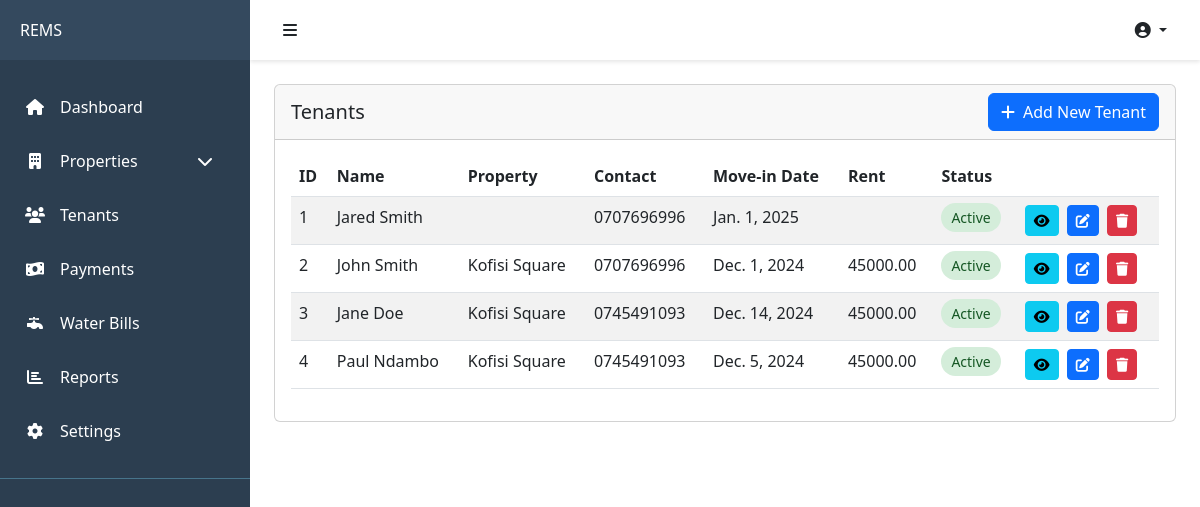
The page /tenants/ on the database its author committed.
### apps/tenants/models.py (models this page shows, shortened)
class Tenant(AbstractBaseModel):
    user = models.OneToOneField('users.User', on_delete=models.CASCADE)
    lease_date = models.DateField(null=True)
    move_in_date = models.DateField(null=True)
    status = models.CharField(max_length=255, default='Active')
    occupation = models.CharField(max_length=255, null=True, blank=True)
    lease_duration = models.CharField(max_length=255, null=True, blank=True)
    renews_every = models.CharField(max_length=255, null=True, blank=True)
    def unit(self):
        return PropertyUnit.objects.filter(tenant=self).first()

### apps/users/models.py (models this page shows, shortened)
class User(AbstractUser, AbstractBaseModel):
    role = models.CharField(max_length=255, default='Landlord')
    phone = models.CharField(max_length=255, blank=True, null=True)
    address = models.TextField(blank=True, null=True)
    city = models.CharField(max_length=255, blank=True, null=True)
    state = models.CharField(max_length=255, blank=True, null=True)
    zip_code = models.CharField(max_length=255, blank=True, null=True)
    country = models.CharField(max_length=255, blank=True, null=True)
    avatar = models.ImageField(upload_to='avatars/', blank=True, null=True)
    gender = models.CharField(max_length=255, blank=True, null=True)
    id_number = models.CharField(max_length=255, null=True, blank=True)
    def name(self):
        return f'{self.first_name} {self.last_name}'

### apps/properties/models.py (models this page shows, shortened)
class PropertyUnit(AbstractBaseModel):
    property = models.ForeignKey(Property, on_delete=models.CASCADE, related_name="propertyunits")
    name = models.CharField(max_length=255)
    rent = models.DecimalField(max_digits=10, decimal_places=2, default=0.00)
    is_occupied = models.BooleanField(default=False)
    floor = models.CharField(max_length=255, null=True, blank=True, default="1") #models.PositiveIntegerField(default=1)
    unit_type = models.CharField(max_length=255, null=True, blank=True)
    tenant = models.ForeignKey('tenants.Tenant', on_delete=models.SET_NULL, null=True, blank=True)
    status = models.CharField(max_length=255, null=True, blank=True)
    size = models.FloatField(default=0)

class Property(AbstractBaseModel):
    owner = models.ForeignKey('users.User', on_delete=models.CASCADE)
    name = models.CharField(max_length=255)
    phone_number = models.CharField(max_length=255, null=True, blank=True)
    description = models.TextField()
    address = models.CharField(max_length=255)
    city = models.CharField(max_length=255)
    country = models.CharField(max_length=255)
    units = models.PositiveIntegerField()
    def __str__(self):
        return self.name

### apps/tenants/views.py (the view)
# urls.py: path("tenants/", include("apps.tenants.urls")),
def tenants(request):
    tenants = Tenant.objects.all().order_by('-created_at')
    units = PropertyUnit.objects.filter(is_occupied=False)
    context = {
        'tenants': tenants,
        'units': units,
        'lease_durations': LEASE_DURATIONS
    }
    return render(request, 'tenants/tenants.html', context)

### templates/tenants/tenants.html (shortened to what this page needs)
{% extends "base.html" %}
    {% block additional_styles %}
    <link href="https://cdnjs.cloudflare.com/ajax/libs/font-awesome/6.0.0/css/all.min.css" rel="stylesheet">
    <link href="https://cdnjs.cloudflare.com/ajax/libs/bootstrap/5.3.0/css/bootstrap.min.css" rel="stylesheet">
    <link href="https://cdn.datatables.net/1.11.5/css/dataTables.bootstrap5.min.css" rel="stylesheet">
{% endblock additional_styles %}
{% block content %}
<div class="card">
    <div class="card-header">
        <div class="d-flex justify-content-between align-items-center">
            <h5 class="mb-0">Tenants</h5>
            <button class="btn btn-primary" data-bs-toggle="modal" data-bs-target="#newTenantModal">
                <i class="fas fa-plus me-2"></i>Add New Tenant
            </button>
        </div>
    </div>
    <div class="card-body">
        <table id="tenantsTable" class="table table-striped" style="width:100%">
            <thead>
                <tr>
                    <th>ID</th>
                    <th>Name</th>
                    <th>Property</th>
                    <th>Contact</th>
                    <th>Move-in Date</th>
                    <th>Rent</th>
                    <th>Status</th>
                    <th></th>
                </tr>
            </thead>
            <tbody>
                {% for tenant in tenants %}
                <tr>
                    <td>{{forloop.counter}}</td>
                    <td>{{tenant.user.name}}</td>
                    <td>{{tenant.unit.property}}</td>
                    <td>{{tenant.user.phone}}</td>
                    <td>{{tenant.move_in_date}}</td>
                    <td>{{tenant.unit.rent}}</td>
                    <td><span class="tenant-status status-active">{{tenant.status}}</span></td>
                    <td>
                        <a href="{% url 'tenant-detail' tenant.id %}" class="btn btn-sm btn-info me-1"><i class="fas fa-eye"></i></a>
                        <button class="btn btn-sm btn-primary me-1" data-bs-toggle="modal" data-bs-target="#editTenantModal{{tenant.id}}"><i class="fas fa-edit"></i></button>
                        <button class="btn btn-sm btn-danger" data-bs-toggle="modal" data-bs-target="#deleteTenantModal{{tenant.id}}"><i class="fas fa-trash"></i></button>
                    </td>
                </tr>
                {% endfor %}
            </tbody>
        </table>
    </div>
</div>
{% endblock content %}

### templates/base.html (style rules this page uses)
:root { --sidebar-width: 250px; --sidebar-collapsed-width: 70px; --topbar-height: 60px; --primary-color: #2c3e50; --secondary-color: #34495e; }

### templates/tenants/tenants.html (style rules this page uses)
.tenant-status { padding: 5px 10px; border-radius: 15px; font-size: 0.875rem; }
.status-active { background-color: #d4edda; color: #155724; }

### rows shown on the page
Tenant: user.name "Jared Smith", user.phone "0707696996", move_in_date "Jan. 1, 2025", status "Active"
Tenant: user.name "John Smith", unit.property "Kofisi Square", user.phone "0707696996", move_in_date "Dec. 1, 2024", unit.rent "45000.00", status "Active"
Tenant: user.name "Jane Doe", unit.property "Kofisi Square", user.phone "0745491093", move_in_date "Dec. 14, 2024", unit.rent "45000.00", status "Active"
Tenant: user.name "Paul Ndambo", unit.property "Kofisi Square", user.phone "0745491093", move_in_date "Dec. 5, 2024", unit.rent "45000.00", status "Active"
